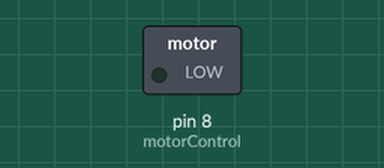
This sketch was run on a simulated Arduino Uno, built with avr-gcc and run on an emulated ATmega328P. On the bench: switched loads named in the sketch (green lamp = pin HIGH).

Above: at 0.6 s.
At 2.6 s:
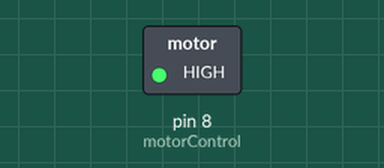
Timing chart, 0 to 6.8 s (numbered marks = the images above):
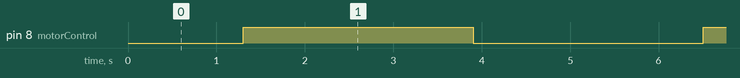

The sketch:

dc_testing.ino
```cpp
int motorControl=8;
void setup(){
pinMode(motorControl,OUTPUT);
}
void loop(){
for(int x = 0; x <= 255; x+=5){
      analogWrite(motorControl, x);
      delay(50);
    }

    for(int x = 255; x >= 0; x-=5){
      analogWrite(motorControl, x);
      delay(50);
    }
}
```

Measured:
- by itself, pin 8 (motorControl): alternates HIGH for 2.6 s and LOW for 2.6 s
